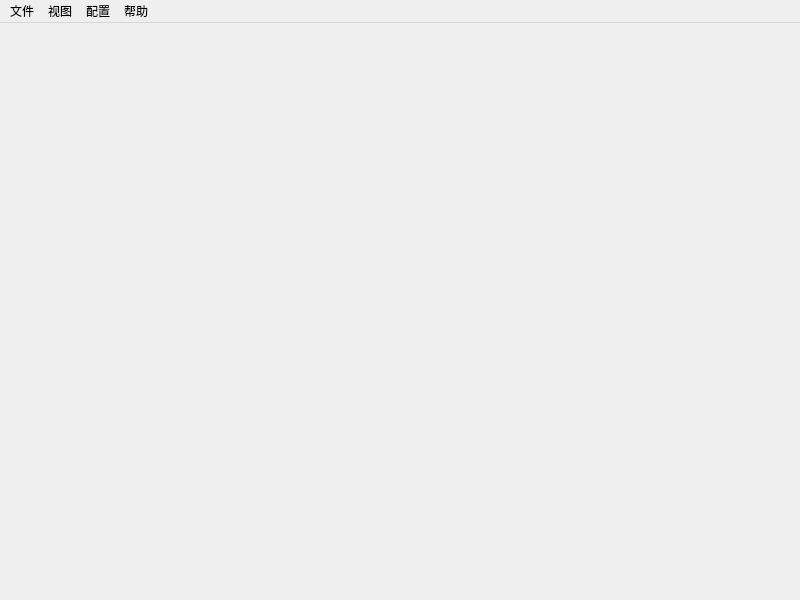
<?xml version="1.0" encoding="UTF-8"?>
<ui version="4.0">
 <class>MainWindow</class>
 <widget class="QMainWindow" name="MainWindow">
  <property name="geometry">
   <rect>
    <x>0</x>
    <y>0</y>
    <width>800</width>
    <height>600</height>
   </rect>
  </property>
  <property name="windowTitle">
   <string>LogView</string>
  </property>
  <property name="toolTip">
   <string>&lt;html&gt;&lt;head/&gt;&lt;body&gt;&lt;p&gt;aa&lt;/p&gt;&lt;/body&gt;&lt;/html&gt;</string>
  </property>
  <widget class="QWidget" name="centralwidget"/>
  <widget class="QMenuBar" name="menubar">
   <property name="geometry">
    <rect>
     <x>0</x>
     <y>0</y>
     <width>800</width>
     <height>22</height>
    </rect>
   </property>
   <widget class="QMenu" name="file">
    <property name="title">
     <string>文件</string>
    </property>
    <addaction name="aFileOpen"/>
    <addaction name="aFileClose"/>
    <addaction name="separator"/>
    <addaction name="aExit"/>
   </widget>
   <widget class="QMenu" name="view">
    <property name="title">
     <string>视图</string>
    </property>
   </widget>
   <widget class="QMenu" name="config">
    <property name="title">
     <string>配置</string>
    </property>
   </widget>
   <widget class="QMenu" name="help">
    <property name="title">
     <string>帮助</string>
    </property>
    <addaction name="aVersion"/>
   </widget>
   <addaction name="file"/>
   <addaction name="view"/>
   <addaction name="config"/>
   <addaction name="help"/>
  </widget>
  <action name="aFileOpen">
   <property name="text">
    <string>打开</string>
   </property>
  </action>
  <action name="aFileClose">
   <property name="text">
    <string>关闭</string>
   </property>
  </action>
  <action name="aExit">
   <property name="text">
    <string>退出</string>
   </property>
  </action>
  <action name="aVersion">
   <property name="text">
    <string>版本信息</string>
   </property>
  </action>
 </widget>
 <resources/>
 <connections/>
</ui>
